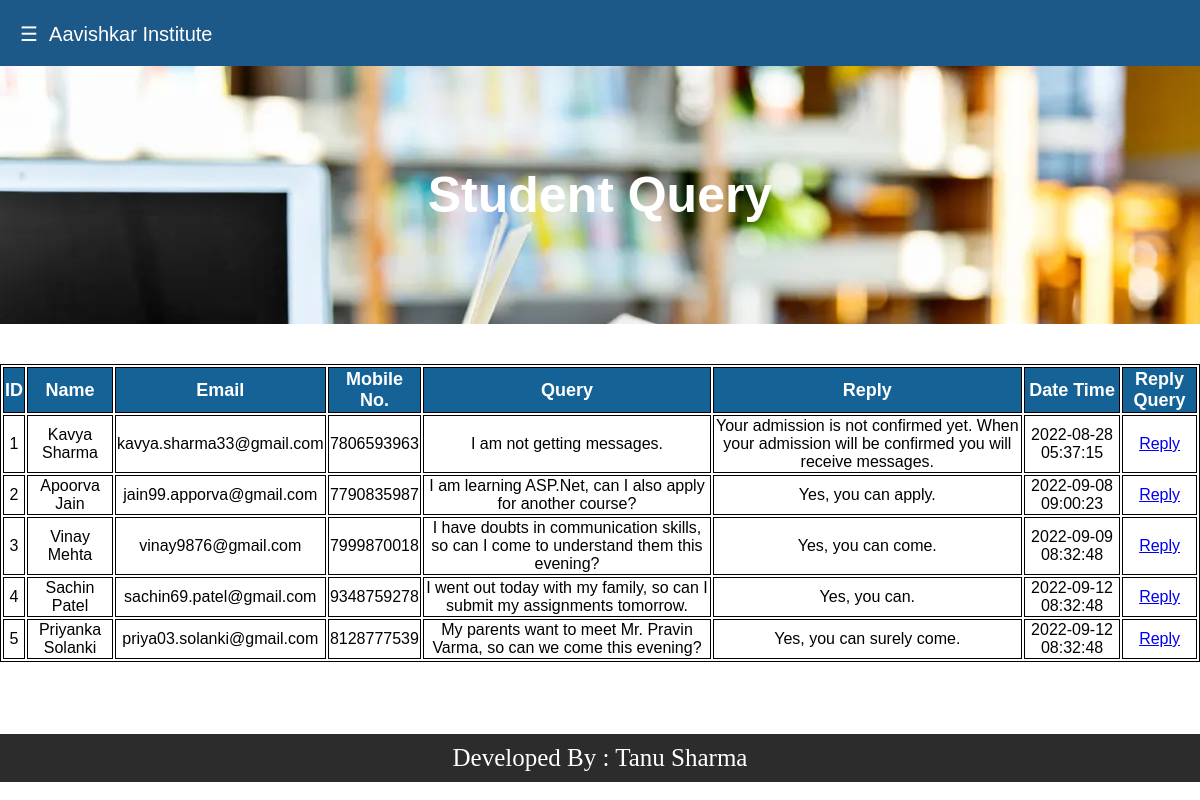
Page /admin/studquery.php (signed in) on the committed database.
### tables this page shows
CREATE TABLE `studquery` (
  `id` int(100) NOT NULL,
  `name` varchar(100) NOT NULL,
  `email` varchar(50) NOT NULL,
  `mno` varchar(50) NOT NULL,
  `query` varchar(1000) NOT NULL,
  `reply` varchar(1000) NOT NULL,
  `dt_time` datetime NOT NULL DEFAULT current_timestamp()
);

### admin/studquery.php (the view)
<!DOCTYPE html>
<?php include("header.php"); ?>
<html>
   <body>
	<h1>Student Query</h1>
	<table border="1" bordercolor="black" width="100%" align="center">
		<tr>
		<th>ID</th>
		<th>Name</th>
		<th>Email</th>
		<th>Mobile No.</th>
		<th>Query</th>
		<th>Reply</th>
		<th>Date Time</th>
		<th>Reply Query</th>
		</tr>
<?php
	$query=mysqli_query($cn,"select * from studquery");
	while($rec=mysqli_fetch_array($query))
	{
		echo "<tr>
		<td>".$rec[0]."</td>
		<td>".$rec[1]."</td>
		<td>".$rec[2]."</td>
		<td>".$rec[3]."</td>
		<td>".$rec[4]."</td>
		<td>".$rec[5]."</td>
		<td>".$rec[6]."</td>
		<td><a href='replyq.php?id=".$rec[0]."'>Reply</a></td>
		</tr>";
	}
?>
	</table>
   </body>
</html>
<?php include("../footer.php"); ?>

### admin/style.css (style rules this page uses)
h1 { text-align: center; font-size: 50px; margin-top: 0px; background-image: url("../images/book.png"); background-size: cover; color: white; padding: 100px; margin-bottom: 40px; }
th { font-size: 18px; background-color: rgb(20, 98, 150); color: white; }
tr { width: 100%; text-align: center; }

### user/headerstyle.css (style rules this page uses)
* { box-sizing: border-box; }
body { margin: 0; font-family: Arial, Helvetica, sans-serif; }

### rows in the picture
studquery: id "1", name "Kavya Sharma", email "kavya.sharma33@gmail.com", mno "7806593963", query "I am not getting messages.", reply "Your admission is not confirmed yet. When your admission will be confirmed you will receive messages.", dt_time "2022-08-28 05:37:15"
studquery: id "2", name "Apoorva Jain", email "jain99.apporva@gmail.com", mno "7790835987", query "I am learning ASP.Net, can I also apply for another course?", reply "Yes, you can apply.", dt_time "2022-09-08 09:00:23"
studquery: id "3", name "Vinay Mehta", email "vinay9876@gmail.com", mno "7999870018", query "I have doubts in communication skills, so can I come to understand them this evening?", reply "Yes, you can come.", dt_time "2022-09-09 08:32:48"
studquery: id "4", name "Sachin Patel", email "sachin69.patel@gmail.com", mno "9348759278", query "I went out today with my family, so can I submit my assignments tomorrow.", reply "Yes, you can.", dt_time "2022-09-12 08:32:48"
studquery: id "5", name "Priyanka Solanki", email "priya03.solanki@gmail.com", mno "8128777539", query "My parents want to meet Mr. Pravin Varma, so can we come this evening?", reply "Yes, you can surely come.", dt_time "2022-09-12 08:32:48"
